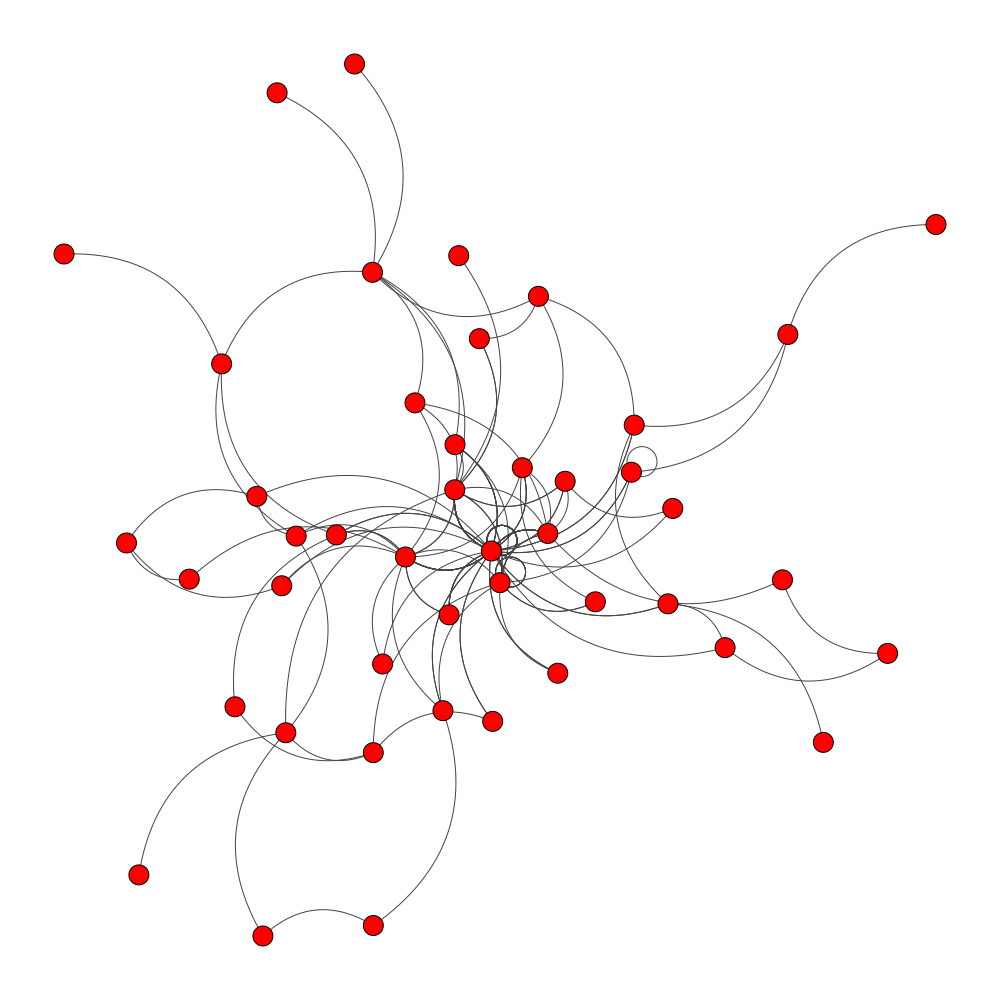

Source code (Python):
import igraph as ig 
import json 
import os


# On récupère toutes les données de la génération.
def load_generation_data(gen_number):
    folder = os.path.join(os.path.dirname(__file__),"src", "generations")
    with open(os.path.join(folder, f"gen_{gen_number}.json"), "r") as f:
        return json.load(f)


# On crée notre graphe, en récupérant d'abord les données de nos agents et en les 
# stockants. Ensuite, on les transforme en graphe que l'on pourra ensuite afficher.
def create_graph(gen_data, frame_index = 0, agent_id = 0):
    frame = gen_data[frame_index]
    agents = frame["agents"]
    agent_data = agents[str(agent_id)]

    edges = []
    vertices = set() # on utilise un set() pour qu'il n'y ai pas de doublons automatiquement.
    weights = []

    genome = agent_data["genome"]


    for gene in genome : 
        source =gene["sourceNum"]
        target = gene["targetNum"]
        vertices.add(source)
        vertices.add(target)
        edges.append((source, target))
        weights.append(gene["weight"])
    print(len(vertices))

    # On doit remap les sommets pour les edges soient dans le bon ordre, 
    # pour que Igraph puisse comprendre.
    vertex_list = sorted(vertices)
    vertex_map = {v: i for i, v in enumerate(vertex_list)}

    mapped_edges = [(vertex_map[src], vertex_map[trgt]) for src, trgt in edges]


    # ces fonctions traitent ensuite des informations stockées pour en faire un graphe
    g = ig.Graph()
    g.add_vertices(len(vertex_list))
    g.add_edges(mapped_edges)

    g.es["weight"] = weights


    g.vs["id"] = vertex_list

    return g



def print_graph() :
    data = load_generation_data(1)
    graph = create_graph(data)
    layout = "fruchterman_reingold" # permet d'avoir le style du graphe.
    ig.plot(graph, "graph.png", edge_curved=True, bbox=(1000,1000), margin=64, layout=layout)

print_graph()
